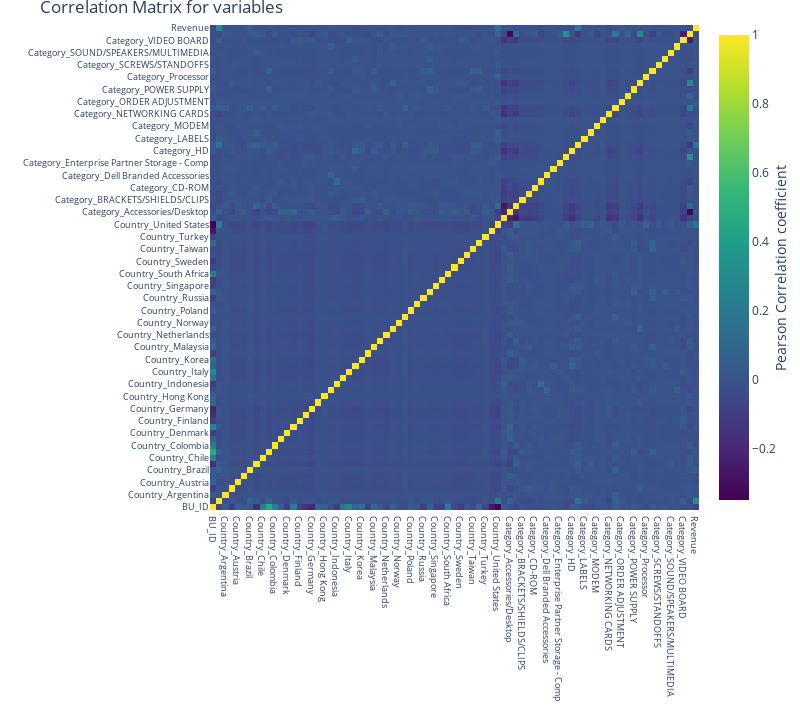

The code cell stored with this chart in its notebook:
### Code cell
#correlation
correlation = rev.corr()
#tick labels
matrix_cols = correlation.columns.tolist()
#convert to array
corr_array  = np.array(correlation)

#Plotting
trace = go.Heatmap(z = corr_array,
                   x = matrix_cols,
                   y = matrix_cols,
                   colorscale = "Viridis",
                   colorbar   = dict(title = "Pearson Correlation coefficient",
                                     titleside = "right"
                                    ) ,
                  )

layout = go.Layout(dict(title = "Correlation Matrix for variables",
                        autosize = False,
                        height  = 720,
                        width   = 800,
                        margin  = dict(r = 0 ,l = 210,
                                       t = 25,b = 210,
                                      ),
                        yaxis   = dict(tickfont = dict(size = 9)),
                        xaxis   = dict(tickfont = dict(size = 9))
                       )
                  )

data = [trace]
fig = go.Figure(data=data,layout=layout)
py.iplot(fig)

### Figure 1 — Plotly figure (JSON) as saved in the notebook; plotly's stock layout.template omitted (floating-point values rounded to 4 significant figures; data arrays with more than 128 entries replaced by an {"elided": "..."} marker saying what was removed)
{"data": [{"colorbar": {"title": {"side": "right", "text": "Pearson Correlation coefficient"}}, "colorscale": [[0, "#440154"], [0.1111, "#482878"], [0.2222, "#3e4989"], [0.3333, "#31688e"], [0.4444, "#26828e"], [0.5556, "#1f9e89"], [0.6667, "#35b779"], [0.7778, "#6ece58"], [0.8889, "#b5de2b"], [1, "#fde725"]], "type": "heatmap", "x": ["BU_ID", "Revenue_Rng", "Country_Argentina", "Country_Australia", "Country_Austria", "Country_Belgium", "Country_Brazil", "Country_Canada", "Country_Chile", "Country_China", "Country_Colombia", "Country_Czech Republic", "Country_Denmark", "Country_E.D.B.", "Country_Finland", "Country_France", "Country_Germany", "Country_Greece", "Country_Hong Kong", "Country_India", "Country_Indonesia", "Country_Ireland", "Country_Italy", "Country_Japan", "Country_Korea", "Country_Luxemburg", "Country_Malaysia", "Country_Mexico", "Country_Netherlands", "Country_New Zealand", "Country_Norway", "Country_Peru", "Country_Poland", "Country_Portugal", "Country_Russia", "Country_SADMG", "Country_Singapore", "Country_Slovakia", "Country_South Africa", "Country_Spain", "Country_Sweden", "Country_Switzerland", "Country_Taiwan", "Country_Thailand", "Country_Turkey", "Country_United Kingdom", "Country_United States", "Category_ACCESSORIES", "Category_Accessories/Desktop", "Category_BATTERY", "Category_BRACKETS/SHIELDS/CLIPS", "Category_CABLE", "Category_CD-ROM", "Category_CHASSIS/COVER/PANEL/BEZEL", "Category_Dell Branded Accessories", "Category_Enterprise Networking HW", "Category_Enterprise Partner Storage - Comp", "Category_Enterprise Server HW", "Category_HD", "Category_KEYBOARD", "Category_LABELS", "Category_MANUALS", "Category_MODEM", "Category_MOTHER BOARD", "Category_NETWORKING CARDS", "Category_Networking", "Category_ORDER ADJUSTMENT", "Category_POS/Tablets/Other", "Category_POWER SUPPLY", "Category_Power Peripherals Fulfilled", "Category_Processor", "Category_RAM/DRAM/VRAM/CACHE", "Category_SCREWS/STANDOFFS", "Category_SHIPPING MODS", "Category_SOUND/SPEAKERS/MULTIMEDIA", "Category_Storage Fulfilled", "Category_VIDEO BOARD", "SKU_AGE", "Revenue"], "y": ["BU_ID", "Revenue_Rng", "Country_Argentina", "Country_Australia", "Country_Austria", "Country_Belgium", "Country_Brazil", "Country_Canada", "Country_Chile", "Country_China", "Country_Colombia", "Country_Czech Republic", "Country_Denmark", "Country_E.D.B.", "Country_Finland", "Country_France", "Country_Germany", "Country_Greece", "Country_Hong Kong", "Country_India", "Country_Indonesia", "Country_Ireland", "Country_Italy", "Country_Japan", "Country_Korea", "Country_Luxemburg", "Country_Malaysia", "Country_Mexico", "Country_Netherlands", "Country_New Zealand", "Country_Norway", "Country_Peru", "Country_Poland", "Country_Portugal", "Country_Russia", "Country_SADMG", "Country_Singapore", "Country_Slovakia", "Country_South Africa", "Country_Spain", "Country_Sweden", "Country_Switzerland", "Country_Taiwan", "Country_Thailand", "Country_Turkey", "Country_United Kingdom", "Country_United States", "Category_ACCESSORIES", "Category_Accessories/Desktop", "Category_BATTERY", "Category_BRACKETS/SHIELDS/CLIPS", "Category_CABLE", "Category_CD-ROM", "Category_CHASSIS/COVER/PANEL/BEZEL", "Category_Dell Branded Accessories", "Category_Enterprise Networking HW", "Category_Enterprise Partner Storage - Comp", "Category_Enterprise Server HW", "Category_HD", "Category_KEYBOARD", "Category_LABELS", "Category_MANUALS", "Category_MODEM", "Category_MOTHER BOARD", "Category_NETWORKING CARDS", "Category_Networking", "Category_ORDER ADJUSTMENT", "Category_POS/Tablets/Other", "Category_POWER SUPPLY", "Category_Power Peripherals Fulfilled", "Category_Processor", "Category_RAM/DRAM/VRAM/CACHE", "Category_SCREWS/STANDOFFS", "Category_SHIPPING MODS", "Category_SOUND/SPEAKERS/MULTIMEDIA", "Category_Storage Fulfilled", "Category_VIDEO BOARD", "SKU_AGE", "Revenue"], "z": {"elided": "79x79 float values"}}], "layout": {"autosize": false, "height": 720, "margin": {"b": 210, "l": 210, "r": 0, "t": 25}, "title": {"text": "Correlation Matrix for variables"}, "width": 800, "xaxis": {"tickfont": {"size": 9}}, "yaxis": {"tickfont": {"size": 9}}}}
